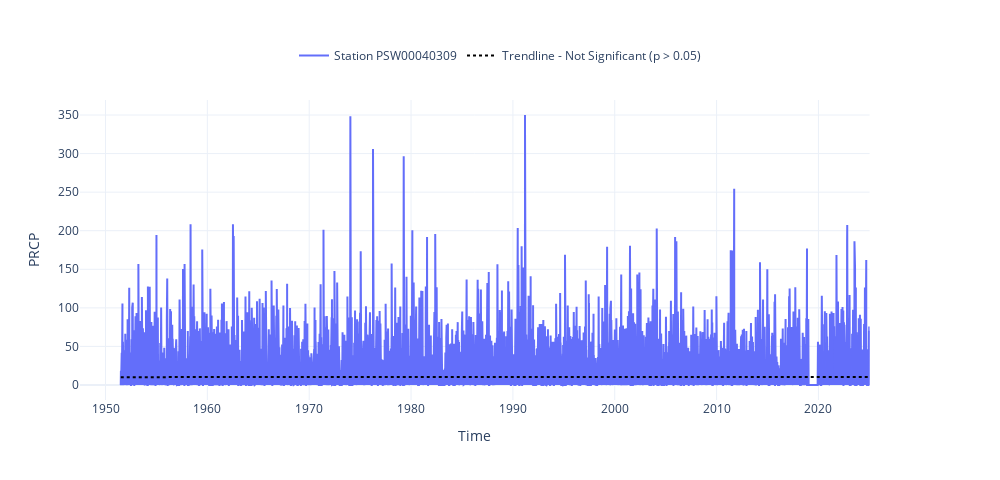

Notebook source saved alongside this figure:
### Code cell
fig = plot_timeseries_interactive(dict_prcp, trendline=True, ylims = [None, None], figsize = (25, 12))

### Figure 1 — Plotly figure (JSON) as saved in the notebook; plotly's stock layout.template omitted (floating-point values rounded to 4 significant figures; data arrays with more than 128 entries replaced by an {"elided": "..."} marker saying what was removed)
{"data": [{"line": {"color": "#636EFA"}, "name": "Station PSW00040309", "type": "scatter", "x": {"elided": "27684 str values"}, "xaxis": "x", "y": {"elided": "27684 float values"}, "yaxis": "y"}, {"line": {"color": "black", "dash": "dot"}, "mode": "lines", "name": "Trendline - Not Significant (p > 0.05)", "showlegend": true, "type": "scatter", "x": {"elided": "26342 str values"}, "xaxis": "x", "y": {"elided": "26342 float values"}, "yaxis": "y"}], "layout": {"height": 480, "legend": {"font": {"size": 12}, "orientation": "h", "x": 0.5, "xanchor": "center", "y": 1.1, "yanchor": "bottom"}, "title": {"text": " "}, "width": 1000, "xaxis": {"anchor": "y", "domain": [0, 0.94], "title": {"text": "Time"}}, "yaxis": {"anchor": "x", "domain": [0, 1], "range": [null, null], "title": {"text": "PRCP"}}, "yaxis2": {"anchor": "x", "overlaying": "y", "side": "right"}}}
